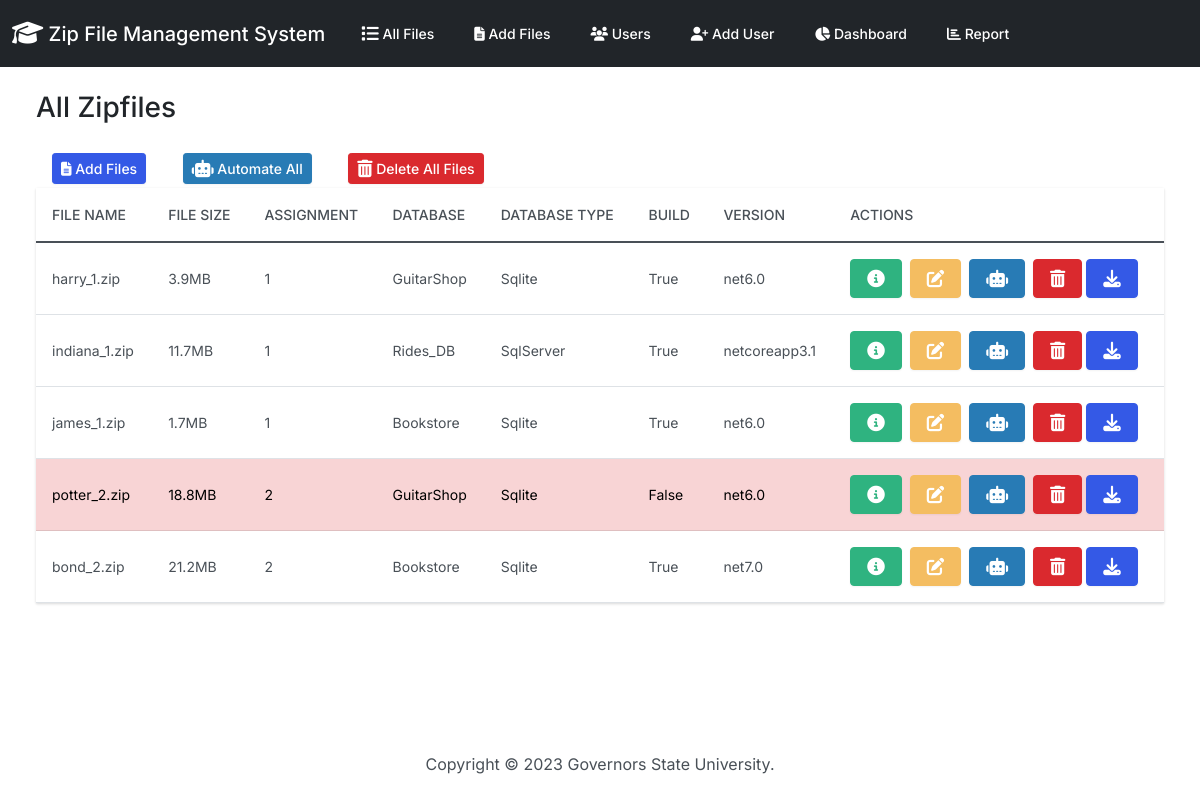
/, run on an earlier commit of the app's database.
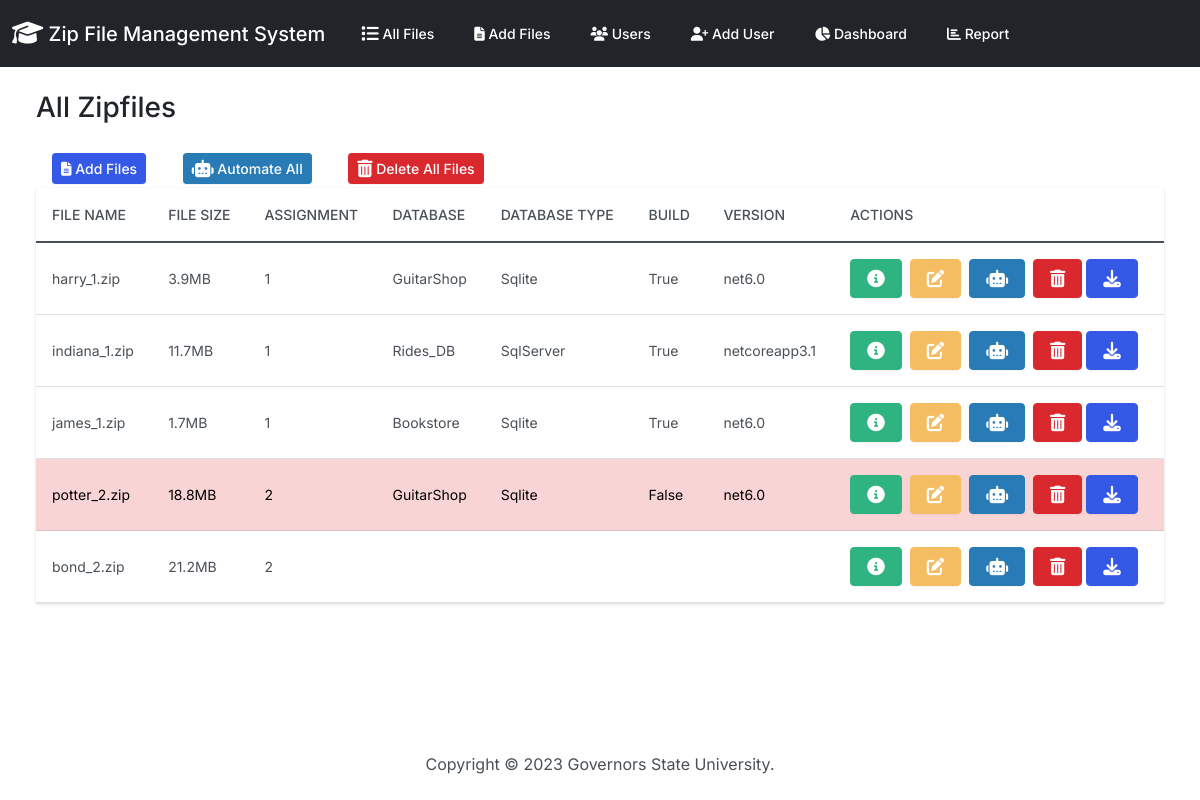
And on a later commit of the database.
### zipfiles/models.py (models this page shows, shortened)
class File_Results(models.Model):
    id_number = models.PositiveIntegerField(null=True)
    f_name = models.CharField(max_length=255, null=True)
    f_size = models.CharField(max_length=50, null=True)
    myfiles = models.FileField(upload_to="")
    user_name = models.ForeignKey(
        'UserNamesList',
        on_delete=models.CASCADE,
        db_column='user_name',
        default=None
    )
    db_name = models.CharField(max_length=50, null=True)
    db_type = models.CharField(max_length=50, null=True)
    is_build_succeeded = models.CharField(max_length=50, null=True)
    dotnet_version = models.CharField(max_length=20, null=True)
    error_details = models.TextField(null=True)
    assignment_number = models.IntegerField(null=True)
    folder_name = models.CharField(max_length=50, null=True)
    instruction_passed = models.CharField(max_length=50, null=True)

### zipfiles/views.py (the view)
# urls.py: path('', views.index, name='index'),
def index(request):
  failed_files = request.session.pop('failed_files', [])
  file_results = File_Results.objects.all()
  return render(request, 'zipfiles/index.html', {
    'zipfiles': file_results,
    'failed_files': failed_files
  })

### zipfiles/templates/zipfiles/index.html (shortened to what this page needs)
{% extends "zipfiles/base.html" %}
{% block body %}
<h3 class="m-4">All Zipfiles</h3>
<div class="row">
  <div class="col-12">
    {% if zipfiles %}
    <div class="ms-4 me-4 mb-4">
      <a class="btn btn-primary btn-sm mx-3 my-1" href="{% url 'add' %}">
        <i class="fas fa-file-alt"></i> Add Files
      </a>
      <a class="btn btn-info btn-sm mx-3 my-1" href="{% url 'automate_all' %}" title="Automate all">
         Automate All
      </a>
      <a class="btn btn-danger btn-sm mx-3 my-1" href="{% url 'delete_all' %}" title="Delete All Files" id="delete-all-button">
         Delete All Files
      </a>
      <div>
        <table class="table table-hover">
          <thead class="thead-dark">
            <tr>
              <th scope="col">File name</th>
              <th scope="col">File Size</th>
              <th scope="col">Assignment</th>
              <th scope="col">Database</th>
              <th scope="col">Database Type</th>
              <th scope="col">Build</th>
              <th scope="col">Version</th>
              <th scope="col">Actions</th>
            </tr>
          </thead>
          <tbody>
            {% for zipfile in zipfiles %}
              <tr {% if zipfile.is_build_succeeded == 'False' %}class="table-danger"{% endif %}>
                <td class="align-middle">{{ zipfile.f_name|default:"" }}</td>
                <td class="align-middle">{{ zipfile.f_size|default:"" }}</td>
                <td class="align-middle">{{ zipfile.assignment_number|default:"" }}</td>
                <td class="align-middle">{{ zipfile.db_name|default:"" }}</td>
                <td class="align-middle">{{ zipfile.db_type|default:"" }}</td>
                <td class="align-middle">{{ zipfile.is_build_succeeded|default:"" }}</td>
                <td class="align-middle">{{ zipfile.dotnet_version|default:"" }}</td>
                <td>
                  <a class="btn btn-success me-1 download-link" href="{% url 'view_info' zipfile.id %}" data-bs-toggle="modal" data-bs-target="#myModal{{zipfile.id}}" title="Info">
                  </a>
                  <a class="btn btn-warning me-1" href="{% url 'edit' zipfile.id %}" title="Edit">
                  </a>
                  <a class="btn btn-info me-1" href="{% url 'automate' zipfile.id %}" title="Run Automation Script">
                  </a>
                  <button type="button" class="btn btn-danger" data-bs-toggle="modal" data-bs-target="#delete{{zipfile.id}}" title="Delete">
                  </button>
                  <a class="btn btn-primary me-1 download-link" href="{% url 'download_file' zipfile.id %}" title="Download File">
                  </a>
                </td>
              </tr>
            {% endfor %}
          </tbody>
        </table>
      </div>
    </div>
    {% else %}
      <h5 class="alert alert-primary ms-4 me-4">No File_Results Records</h5>
    {% endif %}
  </div>
</div>
{% endblock %}

What changed in the data, as far as the page shows it:
changed File_Results "bond_2.zip": db_name "Bookstore" → (not shown); db_type "Sqlite" → (not shown); is_build_succeeded "True" → (not shown); dotnet_version "net7.0" → (not shown)
